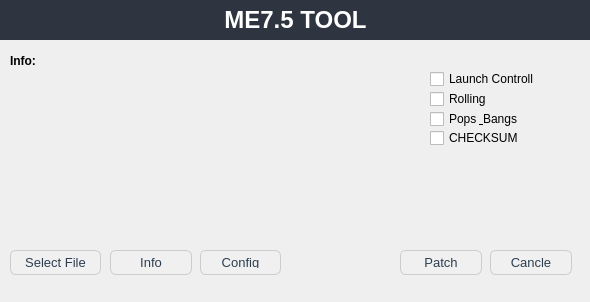
<?xml version="1.0" encoding="UTF-8"?>
<ui version="4.0">
 <class>MainWindow</class>
 <widget class="QMainWindow" name="MainWindow">
  <property name="geometry">
   <rect>
    <x>0</x>
    <y>0</y>
    <width>590</width>
    <height>302</height>
   </rect>
  </property>
  <property name="minimumSize">
   <size>
    <width>590</width>
    <height>302</height>
   </size>
  </property>
  <property name="maximumSize">
   <size>
    <width>590</width>
    <height>302</height>
   </size>
  </property>
  <property name="windowTitle">
   <string>ME7.5 TOLL</string>
  </property>
  <widget class="QWidget" name="centralwidget">
   <widget class="QLabel" name="titleLabel">
    <property name="geometry">
     <rect>
      <x>0</x>
      <y>0</y>
      <width>591</width>
      <height>40</height>
     </rect>
    </property>
    <property name="styleSheet">
     <string notr="true">background-color: #2E3440;
color: white;
font-size: 18pt;
font-weight: bold;
padding: 6px;</string>
    </property>
    <property name="text">
     <string>ME7.5 TOOL</string>
    </property>
    <property name="alignment">
     <set>Qt::AlignmentFlag::AlignCenter</set>
    </property>
   </widget>
   <widget class="QPushButton" name="pushButton">
    <property name="geometry">
     <rect>
      <x>10</x>
      <y>250</y>
      <width>91</width>
      <height>25</height>
     </rect>
    </property>
    <property name="styleSheet">
     <string notr="true">QPushButton {
    background-color: #f0f0f0;
    color: #2c3e50;
    border: 1px solid #ccc;
    border-radius: 6px;
    padding: 6px 10px;
    font-size: 13px;
}

QPushButton:hover {
    background-color: #e0e0e0;
    border: 1px solid #bbb;
}

QPushButton:pressed {
    background-color: #d0d0d0;
    border: 1px solid #aaa;
}</string>
    </property>
    <property name="text">
     <string>Select File</string>
    </property>
   </widget>
   <widget class="QPushButton" name="pushButton_2">
    <property name="geometry">
     <rect>
      <x>490</x>
      <y>250</y>
      <width>82</width>
      <height>25</height>
     </rect>
    </property>
    <property name="styleSheet">
     <string notr="true">QPushButton {
    background-color: #f0f0f0;
    color: #2c3e50;
    border: 1px solid #ccc;
    border-radius: 6px;
    padding: 6px 10px;
    font-size: 13px;
}

QPushButton:hover {
    background-color: #e0e0e0;
    border: 1px solid #bbb;
}

QPushButton:pressed {
    background-color: #d0d0d0;
    border: 1px solid #aaa;
}</string>
    </property>
    <property name="text">
     <string>Cancle</string>
    </property>
   </widget>
   <widget class="QPushButton" name="pushButton_3">
    <property name="geometry">
     <rect>
      <x>400</x>
      <y>250</y>
      <width>82</width>
      <height>25</height>
     </rect>
    </property>
    <property name="styleSheet">
     <string notr="true">QPushButton {
    background-color: #f0f0f0;
    color: #2c3e50;
    border: 1px solid #ccc;
    border-radius: 6px;
    padding: 6px 10px;
    font-size: 13px;
}

QPushButton:hover {
    background-color: #e0e0e0;
    border: 1px solid #bbb;
}

QPushButton:pressed {
    background-color: #d0d0d0;
    border: 1px solid #aaa;
}</string>
    </property>
    <property name="text">
     <string>Patch</string>
    </property>
   </widget>
   <widget class="QLabel" name="label">
    <property name="geometry">
     <rect>
      <x>10</x>
      <y>50</y>
      <width>31</width>
      <height>21</height>
     </rect>
    </property>
    <property name="font">
     <font>
      <bold>true</bold>
     </font>
    </property>
    <property name="text">
     <string>Info:</string>
    </property>
   </widget>
   <widget class="QPushButton" name="pushButton_4">
    <property name="geometry">
     <rect>
      <x>110</x>
      <y>250</y>
      <width>82</width>
      <height>25</height>
     </rect>
    </property>
    <property name="styleSheet">
     <string notr="true">QPushButton {
    background-color: #f0f0f0;
    color: #2c3e50;
    border: 1px solid #ccc;
    border-radius: 6px;
    padding: 6px 10px;
    font-size: 13px;
}

QPushButton:hover {
    background-color: #e0e0e0;
    border: 1px solid #bbb;
}

QPushButton:pressed {
    background-color: #d0d0d0;
    border: 1px solid #aaa;
}</string>
    </property>
    <property name="text">
     <string>Info</string>
    </property>
   </widget>
   <widget class="QCheckBox" name="checkBox">
    <property name="geometry">
     <rect>
      <x>430</x>
      <y>90</y>
      <width>91</width>
      <height>18</height>
     </rect>
    </property>
    <property name="text">
     <string>Rolling</string>
    </property>
   </widget>
   <widget class="QCheckBox" name="checkBox_2">
    <property name="geometry">
     <rect>
      <x>430</x>
      <y>110</y>
      <width>111</width>
      <height>18</height>
     </rect>
    </property>
    <property name="text">
     <string>Pops &amp; Bangs</string>
    </property>
   </widget>
   <widget class="QCheckBox" name="checkBox_4">
    <property name="geometry">
     <rect>
      <x>430</x>
      <y>130</y>
      <width>131</width>
      <height>16</height>
     </rect>
    </property>
    <property name="text">
     <string>CHECKSUM</string>
    </property>
   </widget>
   <widget class="QCheckBox" name="checkBox_5">
    <property name="geometry">
     <rect>
      <x>430</x>
      <y>70</y>
      <width>151</width>
      <height>18</height>
     </rect>
    </property>
    <property name="text">
     <string>Launch Controll</string>
    </property>
   </widget>
   <widget class="QPushButton" name="pushButton_5">
    <property name="geometry">
     <rect>
      <x>200</x>
      <y>250</y>
      <width>81</width>
      <height>25</height>
     </rect>
    </property>
    <property name="styleSheet">
     <string notr="true">QPushButton {
    background-color: #f0f0f0;
    color: #2c3e50;
    border: 1px solid #ccc;
    border-radius: 6px;
    padding: 6px 10px;
    font-size: 13px;
}

QPushButton:hover {
    background-color: #e0e0e0;
    border: 1px solid #bbb;
}

QPushButton:pressed {
    background-color: #d0d0d0;
    border: 1px solid #aaa;
}</string>
    </property>
    <property name="text">
     <string>Config</string>
    </property>
   </widget>
   <widget class="QWidget" name="LOG" native="true">
    <property name="geometry">
     <rect>
      <x>10</x>
      <y>80</y>
      <width>391</width>
      <height>151</height>
     </rect>
    </property>
   </widget>
  </widget>
 </widget>
 <resources/>
 <connections/>
</ui>
